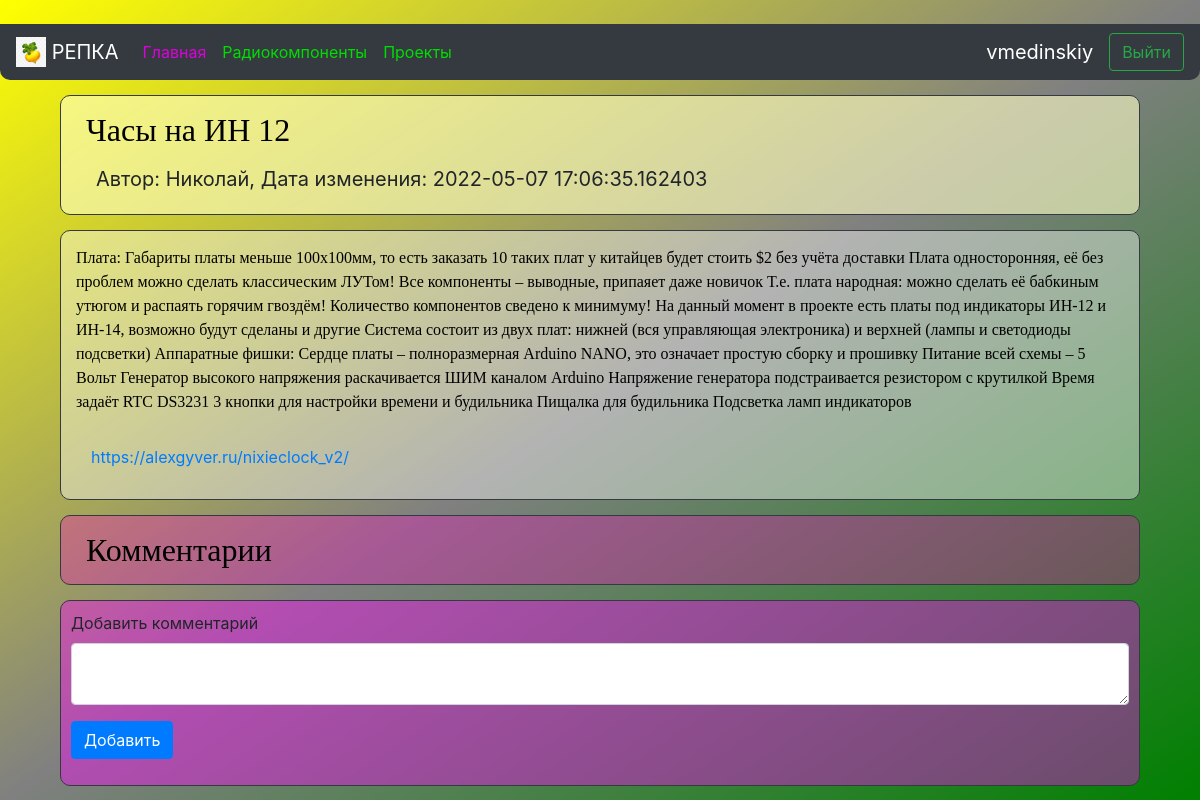
The app's page /project/5 (signed in) with its own data.
### data/users.py (models this page shows, shortened)
class User(SqlAlchemyBase, UserMixin, SerializerMixin):
    __tablename__ = 'users'
    id = sqlalchemy.Column(sqlalchemy.Integer, primary_key=True, autoincrement=True)
    name = sqlalchemy.Column(sqlalchemy.String, nullable=True)
    about = sqlalchemy.Column(sqlalchemy.String, nullable=True)
    email = sqlalchemy.Column(sqlalchemy.String, index=True, unique=True, nullable=True)
    hashed_password = sqlalchemy.Column(sqlalchemy.String, nullable=True)
    created_date = sqlalchemy.Column(sqlalchemy.DateTime, default=datetime.datetime.now)
    news = orm.relation("News", back_populates='user')
    comments = orm.relation("Comment", back_populates="user")

### data/news.py (models this page shows)
class News(SqlAlchemyBase, SerializerMixin):
    __tablename__ = 'news'
    id = sqlalchemy.Column(sqlalchemy.Integer, primary_key=True, autoincrement=True)
    title = sqlalchemy.Column(sqlalchemy.String, nullable=True)
    content = sqlalchemy.Column(sqlalchemy.String, nullable=True)
    created_date = sqlalchemy.Column(sqlalchemy.DateTime, default=datetime.datetime.today())
    is_private = sqlalchemy.Column(sqlalchemy.Boolean, default=True)
    user_id = sqlalchemy.Column(sqlalchemy.Integer, sqlalchemy.ForeignKey("users.id"))
    about = sqlalchemy.Column(sqlalchemy.String, nullable=True)
    user = orm.relation('User')
    comments = orm.relation("Comment", back_populates="news")

### main.py (the view)
@app.route("/project/<int:id>", methods=['GET', 'POST'])
def project(id):
    form = CommentForm()
    db_sess = db_session.create_session()
    if form.validate_on_submit():
        comments = Comment(content=form.comment.data, news_id=id)
        current_user.comments.append(comments)
        db_sess.merge(current_user)
        db_sess.commit()
        return redirect(f'/project/{id}')
    if current_user.is_authenticated:
        news = db_sess.query(News).filter(
            News.id == id, News.user == current_user).first()
    else:
        news = db_sess.query(News).filter(
            News.id == id, News.is_private != True).first()
    if news is None:
        news = db_sess.query(News).filter(
            News.id == id, News.is_private != True).first()
    if news:
        comments = db_sess.query(Comment).filter((news.id == Comment.news_id))
        return render_template("project.html", news=news, comments=comments, form=form)
    return redirect("/projects")

### forms/news.py
class CommentForm(FlaskForm):
    comment = TextAreaField("Добавить комментарий")
    submit = SubmitField('Добавить')

### data/db_session.py (called while the page is built)
def create_session() -> Session:
    global __factory
    return __factory()

### main.py (called while the page is built)
@login_manager.user_loader
def load_user(user_id):
    db_sess = db_session.create_session()
    return db_sess.query(User).get(user_id)

### templates/project.html (shortened to what this page needs)
﻿{% extends "base.html" %}
{% block content %}
<div class="border border-dark"
     style="padding: 10px; margin: 15px; border-radius: 10px; backdrop-filter: blur(5px); background: rgba(255, 255, 200, 0.6);">
    <div>
        <a style="font-size: 32px; padding: 15px"><font face="Comic Sans MS" color="#000000">{{news.title}}</font></a>
    </div>
    <div style="padding: 10px;">
        <a style="font-size: 20px; padding: 15px">Автор: {{news.user.name}}, Дата изменения: {{news.created_date}}</a>
    </div>
</div>
<div class="col-md6 border border-dark"
     style="padding: 15px; margin: 15px; border-radius: 10px; backdrop-filter: blur(5px); background: rgba(255, 255, 255, 0.4);">
    <p><font face="Comic Sans MS" color="#000000">{{news.content}}</font></p>
    <div style="padding: 15px"><a style="display: block;" href="{{ news.about }}">{{ news.about }}</a></div>
</div>
<div class="border border-dark"
     style="padding: 10px; margin: 15px; border-radius: 10px; backdrop-filter: blur(5px); background: rgba(255, 0, 200, 0.3);">
    <div>
        <a style="font-size: 32px; padding: 15px"><font face="Comic Sans MS" color="#000000">Комментарии</font></a>
    </div>
</div>
{% if current_user.is_authenticated %}
<div class="col-md6 border border-dark"
     style="padding: 10px; margin: 15px; border-radius: 10px; backdrop-filter: blur(5px); background: rgba(255, 0, 255, 0.4);">
    <form action="" method="post">
        <p>{{ form.comment.label }}
            {{ form.comment(class="form-control") }}</p>
        <p>{{ form.submit(type="submit", class="btn btn-primary") }}</p>
    </form>
</div>
{% endif %}
{% endblock %}

### templates/base.html (shortened to what this page needs)
<!doctype html>
<html lang="en">
<head>
    <link rel="stylesheet"
          href="https://stackpath.bootstrapcdn.com/bootstrap/4.4.1/css/bootstrap.min.css"
>
</head>
<body style="background: linear-gradient(to bottom right, yellow, grey, green); background-attachment: fixed;">
<header>
    <nav class="navbar navbar-expand-sm navbar-dark bg-dark" style="border-radius: 0 0 10px 10px">
        <a class="navbar-brand"><img src="../static/img/repka1.jpg" width="30" height="30"
                                               class="d-inline-block align-top" alt="Картинка репки"> РЕПКА</a>
        <div class="collapse navbar-collapse" id="collapsibleNavbar">
            <div class="navbar-nav mr-auto">
                <a class="nav-item nav-link active" style="color:#DD00DD" href="/#">Главная<span class="sr-only">(current)</span></a>
                <a class="nav-item nav-link" style="color:#00DD00" href="/components">Радиокомпоненты</a>
                <a class="nav-item nav-link" style="color:#00DD00" href="/projects">Проекты</a>
            </div>
        </div>
        {% if current_user.is_authenticated %}
        <a class="navbar-brand">{{ current_user.name }}</a>
        <a class="btn btn-outline-success" href="/logout" type="button">Выйти</a>
        {% else %}
        <a class="btn btn-success" href="/login">Авторизация</a>
        {% endif %}
    </nav>
</header>
<main role="main" class="container">
    {% block content %}{% endblock %}
</main>
</body>
</html>

### records on screen
User: name "vmedinskiy"
News: title "Часы на ИН 12", created_date "2022-05-07 17:06:35.162403", content "Плата: Габариты платы меньше 100х100мм, то есть заказать 10 таких плат у китайцев будет стоить $2 без учёта доставки Плата односторонняя, её без проблем можно сделать классическим ЛУТом! Все компоненты – выводные, припаяет даже новичок Т.е. плата народная: можно сделать её бабкиным утюгом и распаять горячим гвоздём! Количество компонентов сведено к минимуму! На данный момент в проекте есть платы под индикаторы ИН-12 и ИН-14, возможно будут сделаны и другие Система состоит из двух плат: нижней (вся управляющая электроника) и верхней (лампы и светодиоды подсветки) Аппаратные фишки: Сердце платы – полноразмерная Arduino NANO, это означает простую сборку и прошивку Питание всей схемы – 5 Вольт…", about "https://alexgyver.ru/nixieclock_v2/"
User: user.name "Николай"
